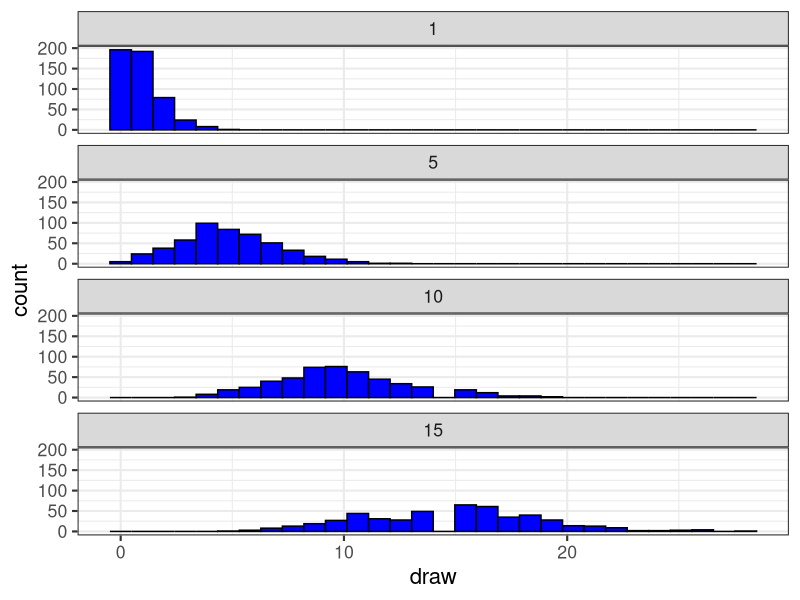

The R script that drew this image: (Note: this script raises an error after producing the figure.)
## ---- chunk 1
#----------------------------------------------------------------
# RUN THE FRAGMENT BETWEEN LINES BEFORE COMPILING MARKDOWN
# to configure markdown parsing
options(markdown.extensions = 
          c("no_intra_emphasis",# skip markdown embedded in words
            "tables",           # create HTML tables
            "fenced_code",      # treat text as verbatim when surrounded with begin and ending lines with three ~ or ' characters.
            "autolink",         # create HTML links from urls and email addresses.
            "strikethrough",    # create strikethroughs by surrounding text with ~~.
            "lax_spacing",      # allow HTML tags inside paragraphs without being surrounded by newlines.
            "space_headers",    # add a space between header hashes and the header itself.
            "latex_math"))      # transforms all math equations into syntactically correct MathJax equations.
#--------------------------------------------------------------
# output options
options(width = 90, # set the maximum number of columns on a line
        scipen = 6, # fixed notation of floating point numbers, unless it is more than scipen digits wider, else - exponential notation
        digits = 4) # the number of digits to print when printing numeric values

# to render cyrillics in plots use cairo pdf
options(device = function(file, width = 7, height = 7, ...) {
  cairo_pdf(tempfile(), width = width, height = height, ...)
  })

# chunk default options
library(knitr)
opts_chunk$set(
#   fig.align='center',  # default figure alignment
               warnings = FALSE,
               message = FALSE,
               fig.width = 10,      # default figure width
               fig.height = 6)      # default figure height

# this allows for code formatting inline
knit_hooks$set(inline = function(x) {
   if (is.numeric(x)) return(knitr:::format_sci(x, 'latex'))
   x = as.character(x)
   h = knitr:::hilight_source(x, 'latex', list(prompt = FALSE, 
                                               size='normalsize', 
                                               highlight = FALSE))
   h = gsub("([_#$%&])", "\\\\\\1", h)
   h = gsub('(["\'])', '\\1{}', h)
   gsub('^\\\\begin\\{alltt\\}\\s*|\\\\end\\{alltt\\}\\s*$', '', h)})
## ---- chunk 2
library(ggplot2)
theme_set(theme_bw(base_size = 16) +
            theme(legend.key = element_blank()))
update_geom_defaults("point", list(shape = 19, size = 3))


pois_distr <- data.frame(draw = c(rpois(500, lambda=1), rpois(500, lambda=5), rpois(500, lambda=10), rpois(500, lambda=15)), mu = rep(c(1, 5, 10, 15), each=500))

ggplot(pois_distr, aes(x=draw)) + geom_histogram(bin=1, color="black", fill = "blue") + facet_wrap (~mu, ncol=1)

## ---- chunk 3
kill <- read.table("RoadKills.txt", header=TRUE)

G <- predict(M2, newdata = NewData, type = "link", se.fit = TRUE)

NewData$pois_Pred  <- exp(G$fit) 
NewData$pois_SEUP <- exp(G$fit + 1.96*G$se.fit) 
NewData$pois_SELOW <- exp(G$fit - 1.96*G$se.fit)

Points <- data.frame(D.PARK = rep(kill$D.PARK, each=100), Pred = rep(fitted(M2), each=100))


for (i in 1:nrow(Points)){Points$draw[i] <- rpois(100, lambda = Points$Pred[i])}

ggplot(NewData, aes(x =  D.PARK , y = pois_Pred))  + geom_point(data = kill, aes(x=D.PARK, y=TOT.N), size=4, color="blue4") + geom_hline(yintercept=0) + geom_point(data = Points, aes(x=D.PARK, y=draw), size=0.5, position = position_jitter(width = 50) ) + geom_line(size=2, color="red")  + ylab("Draws from Poisson distributions")

## ---- chunk 4
ggplot(data = kill, aes(x=D.PARK, y=TOT.N)) + geom_point() + geom_smooth(type = "loess") 

## ---- chunk 5
library(gridExtra)
set.seed(12345)
x <- seq(1, 20)

dat <- data.frame(x = x, y= (sin(x) + rnorm(20, 0, 0.5)+10))

a <- ggplot(dat, aes(x=x, y=y)) + geom_line()
b <-  ggplot(dat, aes(x=x, y=y)) + geom_line() + geom_line(data = data.frame(x1=dat$x[2:20], y1=dat$y[1:19]), aes(x=x1, y=y1), color="blue")

grid.arrange(a, b)
## ---- chunk 6
acf(dat$y)
## ---- chunk 7
cs1 <- corCompSymm(form = ~ D.PARK)

cs2 <- corAR1(form = ~ D.PARK)
